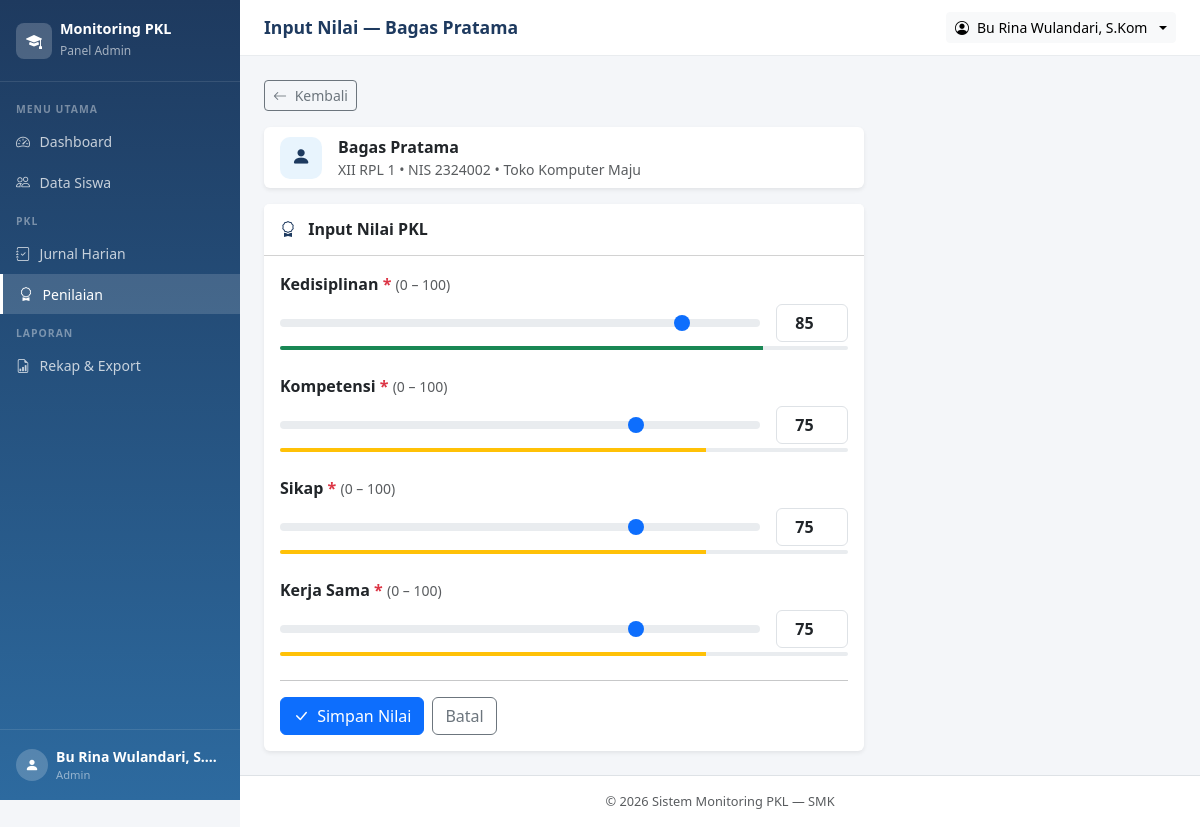
The app's page /admin/nilai/form.php?siswa_id=2 (signed in), older data.
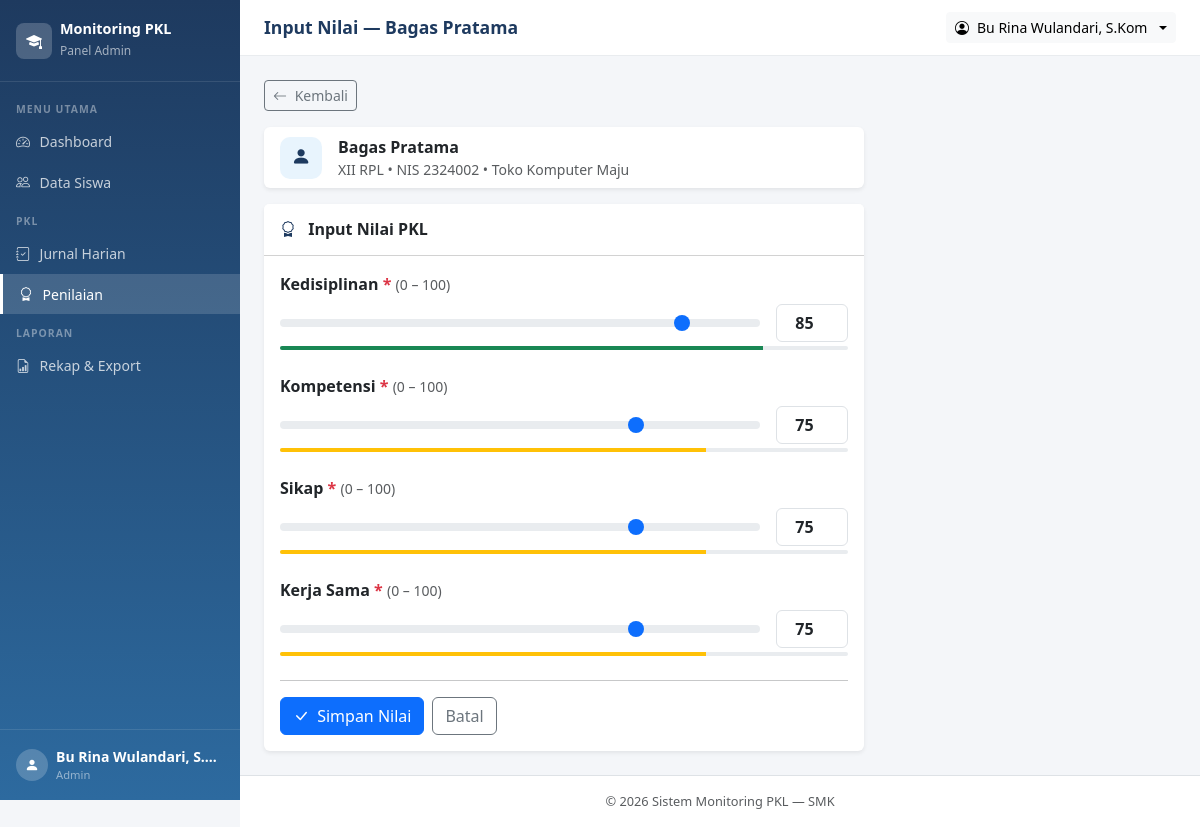
The same page, newer data.
### tables this page shows
CREATE TABLE IF NOT EXISTS `siswa` (
  `id`                        INT UNSIGNED  NOT NULL AUTO_INCREMENT,
  `user_id`                   INT UNSIGNED  NOT NULL COMMENT 'Relasi ke users.id (akun siswa)',
  `nis`                       VARCHAR(20)   NOT NULL COMMENT 'Nomor Induk Siswa',
  `kelas`                     VARCHAR(20)   NOT NULL COMMENT 'Contoh: XII RPL 1',
  `tempat_pkl`                VARCHAR(150)  NOT NULL COMMENT 'Nama perusahaan/instansi',
  `alamat_pkl`                VARCHAR(255)  DEFAULT NULL COMMENT 'Alamat tempat PKL, boleh kosong',
  `nama_pembimbing_industri`  VARCHAR(100)  NOT NULL COMMENT 'Mentor di tempat PKL, hanya data',
  `no_hp_pembimbing_industri` VARCHAR(20)   DEFAULT NULL COMMENT 'Boleh kosong',
  `guru_pembimbing_id`        INT UNSIGNED  NOT NULL COMMENT 'Relasi ke users.id (guru/admin)',
  `tgl_mulai`                 DATE          NOT NULL,
  `tgl_selesai`               DATE          NOT NULL COMMENT 'Tidak boleh sebelum tgl_mulai',
  PRIMARY KEY (`id`),
  UNIQUE KEY `uq_nis`     (`nis`),
  UNIQUE KEY `uq_user_id` (`user_id`),
  KEY `idx_guru_pembimbing` (`guru_pembimbing_id`),
  KEY `idx_kelas`           (`kelas`),
  CONSTRAINT `fk_siswa_user`
    FOREIGN KEY (`user_id`)
    REFERENCES `users`(`id`)
    ON DELETE CASCADE,
  CONSTRAINT `fk_siswa_guru`
    FOREIGN KEY (`guru_pembimbing_id`)
    REFERENCES `users`(`id`)
    ON DELETE RESTRICT    
);

CREATE TABLE IF NOT EXISTS `users` (
  `id`         INT UNSIGNED  NOT NULL AUTO_INCREMENT,
  `nama`       VARCHAR(100)  NOT NULL,
  `username`   VARCHAR(50)   NOT NULL,
  `password`   VARCHAR(255)  NOT NULL COMMENT 'Hasil password_hash(), bukan teks asli',
  `role`       ENUM('admin','siswa') NOT NULL DEFAULT 'siswa',
  `created_at` TIMESTAMP     NOT NULL DEFAULT CURRENT_TIMESTAMP,
  PRIMARY KEY (`id`),
  UNIQUE KEY `uq_username` (`username`)
);

### includes/functions.php (called while the page is built, shortened)
<?php
function e(string $string): string
{
    return htmlspecialchars($string, ENT_QUOTES, 'UTF-8');
}

### admin/nilai/form.php (the view, shortened to what the changed rows need)
<?php
require_once __DIR__ . '/../../includes/functions.php';
$db       = get_db();
$siswa_id = (int)($_GET['siswa_id'] ?? 0);
$stmt = $db->prepare("
    SELECT s.*, u.nama AS nama_siswa, u.username
    FROM siswa s JOIN users u ON s.user_id = u.id
    WHERE s.id = ?
");
$stmt->execute([$siswa_id]);
$siswa = $stmt->fetch();
$page_title = 'Input Nilai — ' . $siswa['nama_siswa'];
require_once __DIR__ . '/../../includes/header.php';
?>
<div class="card border-0 shadow-sm mb-3" style="max-width:600px">
  <div class="card-body py-2 px-3">
    <div class="d-flex align-items-center gap-3">
      <div>
        <div class="fw-bold"><?= e($siswa['nama_siswa']) ?></div>
        <div class="text-muted small">
          <?= e($siswa['kelas']) ?> &bull; NIS <?= e($siswa['nis']) ?> &bull; <?= e($siswa['tempat_pkl']) ?>
        </div>
      </div>
    </div>
  </div>
</div>
<?php require_once __DIR__ . '/../../includes/footer.php'; ?>

### includes/header.php (shortened to what the changed rows need)
<?php
require_once __DIR__ . '/../includes/functions.php';
$page_title = $page_title ?? 'Monitoring PKL';
?>
<!DOCTYPE html>
<html lang="id">
<head>
  <link href="https://cdn.jsdelivr.net/npm/bootstrap@5.3.3/dist/css/bootstrap.min.css" rel="stylesheet">
  <link href="https://cdn.jsdelivr.net/npm/bootstrap-icons@1.11.3/font/bootstrap-icons.min.css" rel="stylesheet">
</head>
<body>
<div class="main-wrapper">
  <div class="topbar">
    <div class="d-flex align-items-center gap-3">
      <h5 class="page-heading"><?= e($page_title) ?></h5>
    </div>
  </div>
  <div class="content-area">

Row changes from the older to the newer data that the page shows:
changed siswa "Toko Komputer Maju": kelas "XII RPL 1" → "XII RPL"
